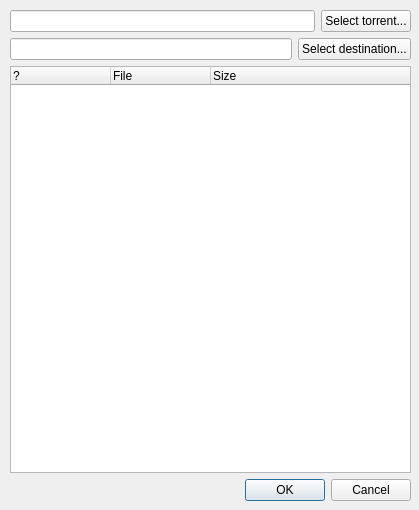
<ui version="4.0" >
 <class>AddTorrentDialog</class>
 <widget class="QDialog" name="AddTorrentDialog" >
  <property name="windowModality" >
   <enum>Qt::ApplicationModal</enum>
  </property>
  <property name="geometry" >
   <rect>
    <x>0</x>
    <y>0</y>
    <width>419</width>
    <height>510</height>
   </rect>
  </property>
  <property name="windowTitle" >
   <string>Dialog</string>
  </property>
  <widget class="QWidget" name="verticalLayout" >
   <property name="geometry" >
    <rect>
     <x>10</x>
     <y>10</y>
     <width>401</width>
     <height>491</height>
    </rect>
   </property>
   <layout class="QVBoxLayout" >
    <item>
     <layout class="QHBoxLayout" >
      <item>
       <widget class="QLineEdit" name="TorrentFile_" >
        <property name="readOnly" >
         <bool>true</bool>
        </property>
       </widget>
      </item>
      <item>
       <widget class="QPushButton" name="TorrentBrowseButton_" >
        <property name="text" >
         <string>Select torrent...</string>
        </property>
       </widget>
      </item>
     </layout>
    </item>
    <item>
     <layout class="QHBoxLayout" >
      <item>
       <widget class="QLineEdit" name="DestPath_" >
        <property name="readOnly" >
         <bool>true</bool>
        </property>
       </widget>
      </item>
      <item>
       <widget class="QPushButton" name="DestBrowseButton_" >
        <property name="text" >
         <string>Select destination...</string>
        </property>
       </widget>
      </item>
     </layout>
    </item>
    <item>
     <widget class="QTreeWidget" name="TorrentFiles_" >
      <property name="editTriggers" >
       <set>QAbstractItemView::NoEditTriggers</set>
      </property>
      <property name="showDropIndicator" stdset="0" >
       <bool>false</bool>
      </property>
      <property name="dragEnabled" >
       <bool>false</bool>
      </property>
      <property name="alternatingRowColors" >
       <bool>true</bool>
      </property>
      <property name="rootIsDecorated" >
       <bool>false</bool>
      </property>
      <property name="uniformRowHeights" >
       <bool>true</bool>
      </property>
      <property name="itemsExpandable" >
       <bool>false</bool>
      </property>
      <property name="sortingEnabled" >
       <bool>false</bool>
      </property>
      <property name="columnCount" >
       <number>3</number>
      </property>
      <column>
       <property name="text" >
        <string>?</string>
       </property>
      </column>
      <column>
       <property name="text" >
        <string>File</string>
       </property>
      </column>
      <column>
       <property name="text" >
        <string>Size</string>
       </property>
      </column>
     </widget>
    </item>
    <item>
     <widget class="QDialogButtonBox" name="buttonBox" >
      <property name="orientation" >
       <enum>Qt::Horizontal</enum>
      </property>
      <property name="standardButtons" >
       <set>QDialogButtonBox::Cancel|QDialogButtonBox::NoButton|QDialogButtonBox::Ok</set>
      </property>
     </widget>
    </item>
   </layout>
  </widget>
 </widget>
 <resources/>
 <connections>
  <connection>
   <sender>buttonBox</sender>
   <signal>accepted()</signal>
   <receiver>AddTorrentDialog</receiver>
   <slot>accept()</slot>
   <hints>
    <hint type="sourcelabel" >
     <x>229</x>
     <y>488</y>
    </hint>
    <hint type="destinationlabel" >
     <x>157</x>
     <y>274</y>
    </hint>
   </hints>
  </connection>
  <connection>
   <sender>buttonBox</sender>
   <signal>rejected()</signal>
   <receiver>AddTorrentDialog</receiver>
   <slot>reject()</slot>
   <hints>
    <hint type="sourcelabel" >
     <x>297</x>
     <y>494</y>
    </hint>
    <hint type="destinationlabel" >
     <x>286</x>
     <y>274</y>
    </hint>
   </hints>
  </connection>
 </connections>
</ui>
